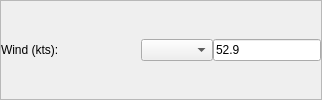
                        <widget class="QFrame" name="frame_WindIA3">
                         <property name="sizePolicy">
                          <sizepolicy hsizetype="Minimum" vsizetype="Preferred">
                           <horstretch>0</horstretch>
                           <verstretch>0</verstretch>
                          </sizepolicy>
                         </property>
                         <property name="frameShape">
                          <enum>QFrame::StyledPanel</enum>
                         </property>
                         <property name="frameShadow">
                          <enum>QFrame::Raised</enum>
                         </property>
                         <layout class="QHBoxLayout" name="horizontalLayout_42">
                          <property name="spacing">
                           <number>0</number>
                          </property>
                          <property name="margin">
                           <number>0</number>
                          </property>
                          <item>
                           <widget class="QLabel" name="label_30">
                            <property name="minimumSize">
                             <size>
                              <width>140</width>
                              <height>0</height>
                             </size>
                            </property>
                            <property name="maximumSize">
                             <size>
                              <width>100</width>
                              <height>16777215</height>
                             </size>
                            </property>
                            <property name="font">
                             <font>
                              <family>Arial</family>
                              <weight>50</weight>
                              <bold>false</bold>
                             </font>
                            </property>
                            <property name="text">
                             <string>Wind (kts):</string>
                            </property>
                           </widget>
                          </item>
                          <item>
                           <widget class="QComboBox" name="cmbWindIA3">
                            <property name="sizePolicy">
                             <sizepolicy hsizetype="Minimum" vsizetype="Fixed">
                              <horstretch>0</horstretch>
                              <verstretch>0</verstretch>
                             </sizepolicy>
                            </property>
                            <property name="minimumSize">
                             <size>
                              <width>60</width>
                              <height>0</height>
                             </size>
                            </property>
                            <property name="font">
                             <font>
                              <family>Arial</family>
                              <weight>50</weight>
                              <bold>false</bold>
                             </font>
                            </property>
                           </widget>
                          </item>
                          <item>
                           <widget class="QLineEdit" name="txtWindIA3">
                            <property name="sizePolicy">
                             <sizepolicy hsizetype="MinimumExpanding" vsizetype="Fixed">
                              <horstretch>0</horstretch>
                              <verstretch>0</verstretch>
                             </sizepolicy>
                            </property>
                            <property name="minimumSize">
                             <size>
                              <width>70</width>
                              <height>0</height>
                             </size>
                            </property>
                            <property name="maximumSize">
                             <size>
                              <width>16777215</width>
                              <height>16777215</height>
                             </size>
                            </property>
                            <property name="font">
                             <font>
                              <family>Arial</family>
                              <weight>50</weight>
                              <bold>false</bold>
                             </font>
                            </property>
                            <property name="text">
                             <string>52.9</string>
                            </property>
                           </widget>
                          </item>
                         </layout>
                        </widget>
